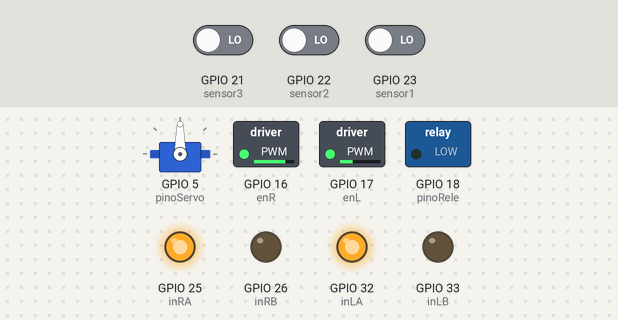
A sketch run on a simulated ESP32. Parts: servo, switched loads named in the sketch (green lamp = pin HIGH), output pins drawn as LEDs (lit = HIGH). The test bench sets the inputs (shaded band); at power-on: GPIO 21 (sensor3) LOW, GPIO 22 (sensor2) LOW, GPIO 23 (sensor1) LOW. What the sketch prints to the serial monitor is not drawn.

Above: at 1.2 s.
1.3 s: GPIO 21 (sensor3) driven HIGH
At 2.4 s:
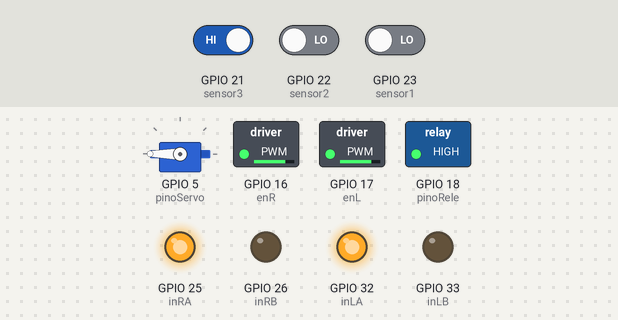
3.4 s: GPIO 22 (sensor2) driven HIGH
At 4.9 s:
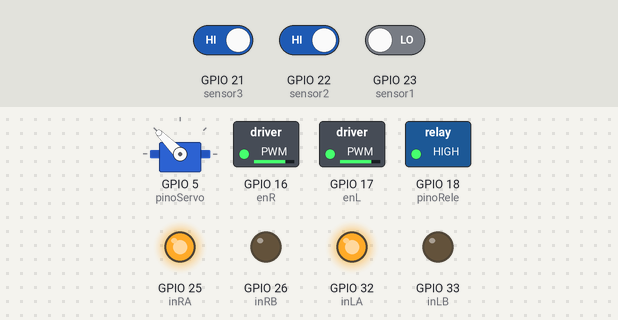
5.2 s: GPIO 23 (sensor1) driven HIGH
At 5.8 s:
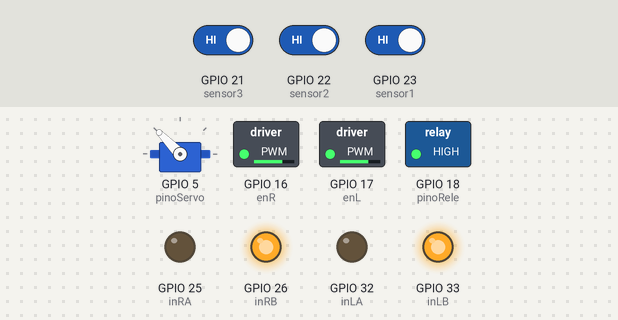
8.2 s: GPIO 21 (sensor3) driven LOW
At 10.2 s:
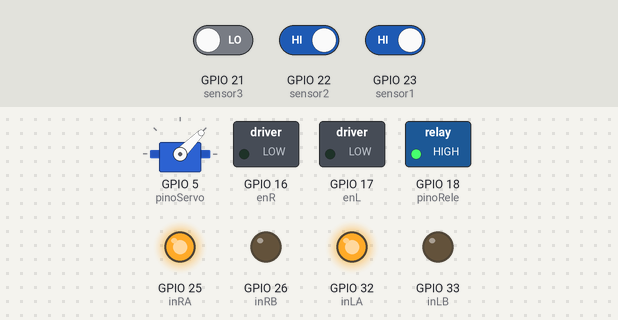
10.5 s: GPIO 22 (sensor2) driven LOW
At 11.9 s:
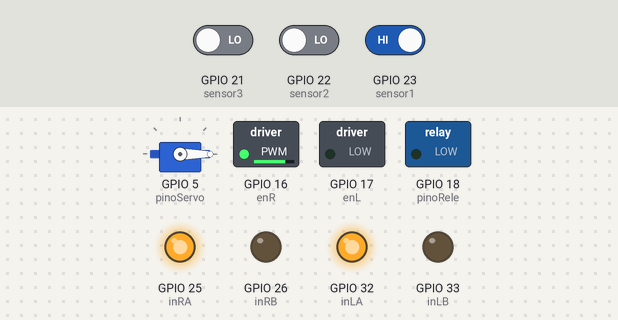
12.8 s: GPIO 23 (sensor1) driven LOW
At 13.19 s:
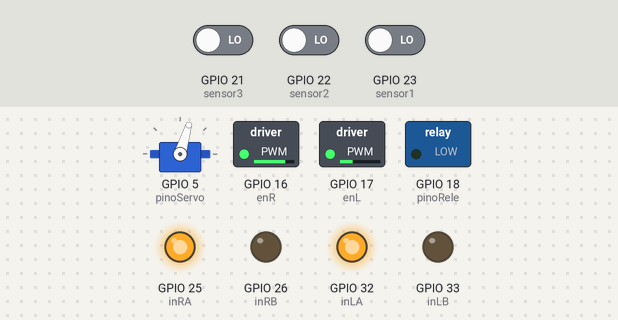
Timing chart, 0 to 15.7 s (numbered marks = the images above; inputs shaded):
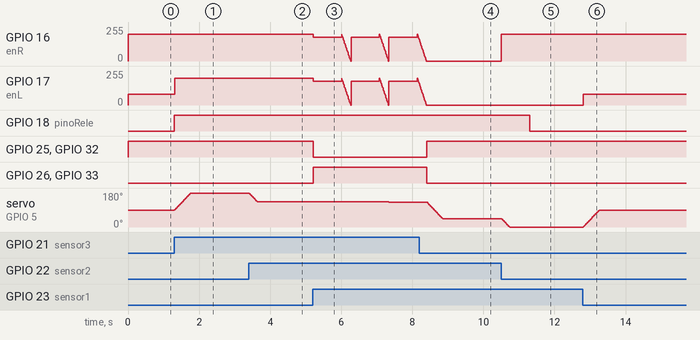

The sketch:

ESP32.ino
```cpp
// ======================================================
// === CONFIGURAÇÃO DO MOTOR ===
// ======================================================

#define enL 17
#define inLA 32
#define inLB 33

#define enR 16
#define inRA 25
#define inRB 26

int motorSpeed = 200; // velocidade base (0–255)

#define PWM_CH_L 0
#define PWM_CH_R 1

// ======================================================
// === SERVO E SENSORES ===
// ======================================================

#include <ESP32Servo.h>

Servo meuServo;

int pinoServo = 5;

// Sensores de chama
int sensor1 = 23; // esquerda
int sensor2 = 22; // centro
int sensor3 = 21; // direita

int posAtual = 90;

// ======================================================
// === BOMBA (RELÉ) ===
// ======================================================

int pinoRele = 18;

unsigned long tempoInicioBomba = 0;
int bombaLigada = 0;
unsigned long limiteTempoBomba = 10000; // 10s

// ======================================================
// === CONFIGURAÇÕES INICIAIS ===
// ======================================================

void setup() {
  Serial.begin(115200);

  pinMode(inLA, OUTPUT);
  pinMode(inLB, OUTPUT);
  pinMode(inRA, OUTPUT);
  pinMode(inRB, OUTPUT);

  // PWM motores
  ledcSetup(PWM_CH_L, 5000, 8);
  ledcAttachPin(enL, PWM_CH_L);

  ledcSetup(PWM_CH_R, 5000, 8);
  ledcAttachPin(enR, PWM_CH_R);

  ledcWrite(PWM_CH_L, 0);
  ledcWrite(PWM_CH_R, 0);

  pinMode(sensor1, INPUT);
  pinMode(sensor2, INPUT);
  pinMode(sensor3, INPUT);

  pinMode(pinoRele, OUTPUT);
  digitalWrite(pinoRele, LOW);

  meuServo.attach(pinoServo, 500, 2400);
  meuServo.write(posAtual);
}

// ======================================================
// === FUNÇÕES DO MOTOR ===
// ======================================================

void freioSuave() {
  for (int i = motorSpeed; i >= 0; i -= 8) {
    ledcWrite(PWM_CH_L, i);
    ledcWrite(PWM_CH_R, i);
    delay(10);
  }
}

void stopMotors() {
  freioSuave();
  digitalWrite(inLA, LOW);
  digitalWrite(inLB, LOW);
  digitalWrite(inRA, LOW);
  digitalWrite(inRB, LOW);
}

void moveForward() {
  digitalWrite(inLA, HIGH);
  digitalWrite(inLB, LOW);
  digitalWrite(inRA, HIGH);
  digitalWrite(inRB, LOW);
}

void moveBackward() {
  digitalWrite(inLA, LOW);
  digitalWrite(inLB, HIGH);
  digitalWrite(inRA, LOW);
  digitalWrite(inRB, HIGH);
}

void turnLeftSmooth() {
  digitalWrite(inLA, HIGH);
  digitalWrite(inLB, LOW);
  digitalWrite(inRA, HIGH);
  digitalWrite(inRB, LOW);

  ledcWrite(PWM_CH_L, motorSpeed * 0.40);
  ledcWrite(PWM_CH_R, motorSpeed);
}

void turnRightSmooth() {
  digitalWrite(inLA, HIGH);
  digitalWrite(inLB, LOW);
  digitalWrite(inRA, HIGH);
  digitalWrite(inRB, LOW);

  ledcWrite(PWM_CH_L, motorSpeed);
  ledcWrite(PWM_CH_R, motorSpeed * 0.40);
}

void recuarRapido() {
  digitalWrite(inLA, LOW);
  digitalWrite(inLB, HIGH);
  digitalWrite(inRA, LOW);
  digitalWrite(inRB, HIGH);

  ledcWrite(PWM_CH_L, 180);
  ledcWrite(PWM_CH_R, 180);
}

// ======================================================
// === VELOCIDADE ADAPTATIVA ===
// ======================================================

void velocidadeAdaptativa(int sensoresAtivos) {
  if (sensoresAtivos == 1) {
    ledcWrite(PWM_CH_L, 200);
    ledcWrite(PWM_CH_R, 200);
  }
  else if (sensoresAtivos == 2) {
    ledcWrite(PWM_CH_L, 150);
    ledcWrite(PWM_CH_R, 150);
  }
  else if (sensoresAtivos == 3) {
    ledcWrite(PWM_CH_L, 100);
    ledcWrite(PWM_CH_R, 100);
  }
}

// ======================================================
// === SERVO ===
// ======================================================

void moverServoLento(int alvo) {
  if (posAtual < alvo) posAtual++;
  else if (posAtual > alvo) posAtual--;
  meuServo.write(posAtual);
  delay(5);
}

// ======================================================
// === LOOP PRINCIPAL ===
// ======================================================

void loop() {
  int S1 = digitalRead(sensor1);
  int S2 = digitalRead(sensor2);
  int S3 = digitalRead(sensor3);

  int sensoresAtivos = S1 + S2 + S3;

  // ============================================================
  // === BOMBA COM LIMITE DE TEMPO ===
  // ============================================================
  if (sensoresAtivos > 0) {
    if (!bombaLigada) {
      bombaLigada = 1;
      tempoInicioBomba = millis();
      digitalWrite(pinoRele, HIGH);
    }
    else {
      if (millis() - tempoInicioBomba > limiteTempoBomba) {
        Serial.println("⛔ Bomba desligada por limite de tempo!");
        digitalWrite(pinoRele, LOW);
      }
    }
  }
  else {
    bombaLigada = 0;
    digitalWrite(pinoRele, LOW);
  }

  // ============================================================
  // === SERVO DIRECIONANDO PARA O FOGO ===
  // ============================================================

  int soma = 0, contador = 0;

  if (S1) { soma += 0; contador++; }
  if (S2) { soma += 90; contador++; }
  if (S3) { soma += 180; contador++; }

  int alvo = (contador > 0) ? soma / contador : 90;
  moverServoLento(alvo);

  // ============================================================
  // === RECUAR SE MUITO PERTO (3 SENSORES) ===
  // ============================================================

  if (sensoresAtivos == 3) {
    Serial.println("🔥 MUITO PERTO! RECUANDO!");
    recuarRapido();
    delay(800);
    stopMotors();
    return;
  }

  // ============================================================
  // === VELOCIDADE ADAPTATIVA ===
  // ============================================================

  if (sensoresAtivos > 0) velocidadeAdaptativa(sensoresAtivos);

  // ============================================================
  // === LÓGICA DE MOVIMENTO ===
  // ============================================================

  // Nenhum fogo → procurar
  if (sensoresAtivos == 0) {
    turnLeftSmooth();
    return;
  }

  // Apenas esquerda
  if (S1 && !S2 && !S3) {
    turnLeftSmooth();
    return;
  }

  // Apenas direita
  if (!S1 && !S2 && S3) {
    turnRightSmooth();
    return;
  }

  // Apenas centro
  if (!S1 && S2 && !S3) {
    moveForward();
    return;
  }

  // Esquerda + centro
  if (S1 && S2 && !S3) {
    turnLeftSmooth();
    return;
  }

  // Direita + centro
  if (!S1 && S2 && S3) {
    turnRightSmooth();
    return;
  }
}
```

Measured:
- after the input at 1.3 s, GPIO 17 (enL): 80/255 → 199/255 at once; GPIO 18 (pinoRele): LOW → HIGH at once; servo on GPIO 5 (pinoServo): moves from 90° to 180° over 0.47 s, starting at once
- after the input at 3.4 s, GPIO 16 (enR): stays 199/255 (without the input it goes to 80/255 after 1.8 s); servo on GPIO 5 (pinoServo): moves from 180° to 135° over 0.23 s, starting at once
- after the input at 5.2 s, GPIO 25 (inRA), GPIO 32 (inLA): HIGH → LOW at once; GPIO 26 (inRB), GPIO 33 (inLB): LOW → HIGH at once; servo on GPIO 5 (pinoServo): 135° → 134° at once, → 133° 1.1 s later
- after the input at 8.2 s, GPIO 16 (enR), GPIO 17 (enL): goes on until 8.4 s, then stays 0/255; GPIO 25 (inRA), GPIO 32 (inLA): LOW → HIGH after 0.21 s; GPIO 26 (inRB), GPIO 33 (inLB): HIGH → LOW after 0.20 s
- after the input at 10.5 s, GPIO 16 (enR): 0/255 → 199/255 at once; GPIO 17 (enL): stays 0/255 (without the input it goes to 80/255 after 1.6 s); servo on GPIO 5 (pinoServo): moves from 45° to 0° over 0.23 s, starting at once
- after the input at 12.8 s, GPIO 17 (enL): 0/255 → 80/255 after 0.00 s instead of 2.9 s; servo on GPIO 5 (pinoServo): moves from 0° to 90° over 0.45 s, starting at once
